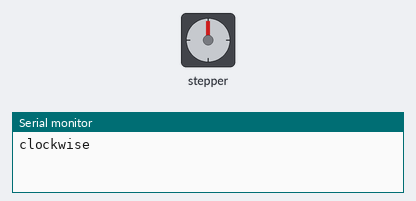
Recording of a program running on a simulated Arduino Uno, built with avr-gcc and run on an emulated ATmega328P. Shown: stepper motor, the last lines printed to the serial monitor. Stepper angles assume 2048 steps per turn.

Above: at 0.15 s.
At 8.96 s:
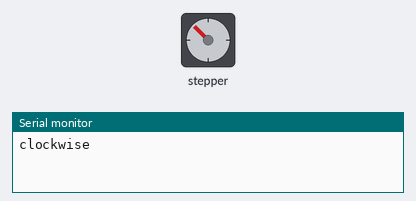
At 19.97 s:
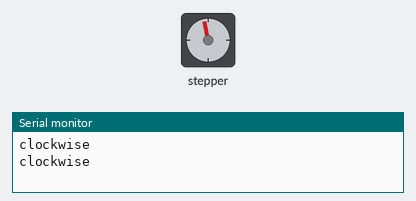
At 39.79 s:
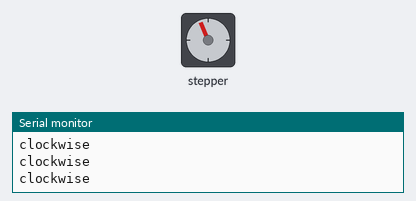
Timing chart, 0 to 40.0 s (numbered marks = the images above):
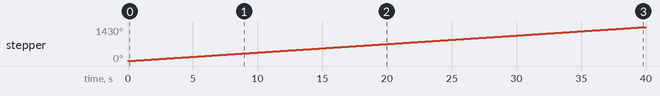

The program:

main.cpp
```cpp
#include <Arduino.h>
// AccelStepper Library
// #include <AccelStepper.h>
#include <Stepper.h>

#define FULLSTEP 4

const int stepsPerRevolution = 2048;

// Pins entered in sequence IN1-IN3-IN2-IN4 for proper step sequence
// AccelStepper stepper(FULLSTEP, 11, 9, 10, 8);

Stepper myStepper = Stepper(stepsPerRevolution, 8, 10, 9, 11);

void setup() {
  // put initial code here to run once:
  // Set the speed to 5 rpm:
  myStepper.setSpeed(6);
  Serial.begin(9600);


  // stepper.setMaxSpeed(1000.0);    // set max speed
  // stepper.setAcceleration(50.0);  // set acceleration
  // stepper.setSpeed(200);          // set inital speed
  // stepper.setCurrentPosition(0);  // set original position
  // stepper.moveTo(STEP_PER_REVOLUTION); // set target position: 64 steps <=> one revolution
}

void loop() {
  // put your main code here, to run repeatedly:
  // change direction once the motor reaches the target position
  // if (stepper.distanceToGo() == 0) {
  //   stepper.moveTo(-stepper.currentPosition());
  // }

  // stepper.run(); // must be called in loop function

  // Serial.print(F("CurrentPosition: "));
  // Serial.println(stepper.currentPosition());


  Serial.println("clockwise");
  myStepper.step(stepsPerRevolution);

   // Step one revolution in the other direction:
  // Serial.println("counterclockwise");
  // myStepper.step(-stepsPerRevolution);
  // delay(500);

}
```

Measured:
- by itself, stepper: keeps turning clockwise at about 36°/s
